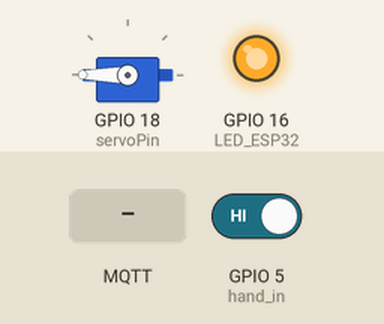
Recording of a sketch running on a simulated ESP8266 (Wemos D1 mini). On the bench: servo, output pins drawn as LEDs (lit = HIGH). Inputs (shaded band) come from the test bench; at power-on: GPIO 5 (hand_in) HIGH. WiFi joins after 1.5 s; servers stay silent unless stated; no MQTT or app messages arrive unless stated; what the sketch prints to the serial monitor is not drawn.

Above: at 2.7 s.
2.8 s: MQTT message "on" arrives on the first subscribed topic
4.3 s: MQTT message "1" arrives on the first subscribed topic
5.9 s: GPIO 5 (hand_in) driven LOW
At 6.7 s:
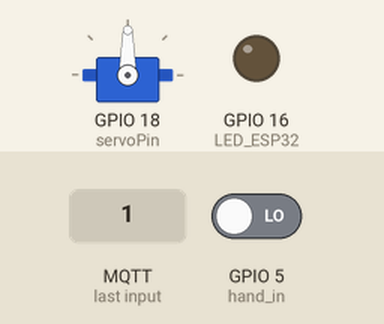
7.8 s: MQTT message "off" arrives on the first subscribed topic
Timing chart, 0 to 10.4 s (numbered marks = the images above; inputs shaded):
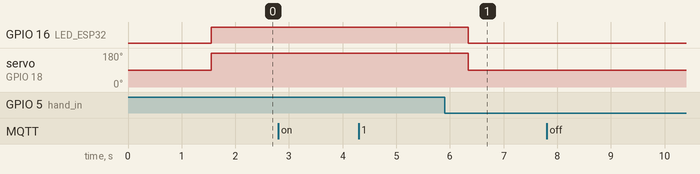

Measured:
- after the input at 2.8 s, every drawn part: stays the same
- after the input at 4.3 s, every drawn part: stays the same
- after the input at 5.9 s, GPIO 16 (LED_ESP32): HIGH → LOW after 0.44 s; servo on GPIO 18 (servoPin): 180° → 90° after 0.44 s
- after the input at 7.8 s, every drawn part: stays the same

The sketch:

ESP32WEMOS_V1_Servo_HAND2_JSON_IR_HEX_Rev.ino
```cpp
// (licence header left out)
#include "secrets.h"
#include <WiFiClientSecure.h>
#include <MQTTClient.h>
#include <ArduinoJson.h>
#include "WiFi.h"
#include <Servo.h>
#include <Arduino.h>
#include <IRremoteESP8266.h>
#include <IRsend.h>


#define hand_in 5
//#define IR_TRANSMITTER 13 //ini adalah file original
#define IR_TRANSMITTER 4 //ini adalah versi esp32wemos mini
#define SENDING_REPEATS 20

//static const int servoPin = 15; //ini adalah file original
static const int servoPin = 18; //ini adalah versi esp32wemos mini

Servo servo1;
IRsend irsend(IR_TRANSMITTER);

// The MQTT topics that this device should publish/subscribe
#define AWS_IOT_PUBLISH_TOPIC   "$aws/things/ESP32_Pertama/shadow/update"
//#define AWS_IOT_SUBSCRIBE_TOPIC "esp32/sub"
#define AWS_IOT_SUBSCRIBE_TOPIC "$aws/things/ESP32_Pertama/shadow/update/delta"

#define LED_ESP32 16

int msgReceived = 0;
String rcvdPayload;
char sndPayloadOff[512];
char sndPayloadOn[512];

bool sendMQTT_Report = false;

int counter = 0;
bool LED_STATE = false;
bool LED_Flag = false;
char start_HEX_TV[10] = "20DF10EF";
char start_HEX_AC[10] = "88C0051";
int TV_Brand = 1;
int AC_Brand = 1;

WiFiClientSecure net = WiFiClientSecure();
MQTTClient client = MQTTClient(256);

void connectAWS()
{
  WiFi.mode(WIFI_STA);
  WiFi.begin(WIFI_SSID, WIFI_PASSWORD);
  Serial.println("");
  Serial.println("###################### Starting Execution ########################");
  Serial.println("Connecting to Wi-Fi");

  while (WiFi.status() != WL_CONNECTED) {
    delay(500);
    Serial.print(".");
  }

  // Configure WiFiClientSecure to use the AWS IoT device credentials
  net.setCACert(AWS_CERT_CA);
  net.setCertificate(AWS_CERT_CRT);
  net.setPrivateKey(AWS_CERT_PRIVATE);

  // Connect to the MQTT broker on the AWS endpoint we defined earlier
  client.begin(AWS_IOT_ENDPOINT, 8883, net);

  // Create a message handler
  client.onMessage(messageHandler);

  Serial.println("Connecting to AWS IOT");

  while (!client.connect(THINGNAME)) {
    Serial.print(".");
    delay(100);
  }

  if (!client.connected()) {
    Serial.println("AWS IoT Timeout!");
    return;
  }

  // Subscribe to a topic
  client.subscribe(AWS_IOT_SUBSCRIBE_TOPIC);

  Serial.println("AWS IoT Connected!");
}

void messageHandler(String &topic, String &payload) {
  Serial.println("incoming: " + topic + " - " + payload);

  msgReceived = 1;
  rcvdPayload = payload;

  StaticJsonDocument<200> doc;
  deserializeJson(doc, payload);
  const char *sensor = doc["state"]["status"];
  Serial.print("AWS Says:");
  Serial.println(sensor);
}

void handToggle() {
  int hand = !digitalRead(hand_in);
  if (hand == 1) {
    counter++;
  }
  else if (hand == 0) {
    counter = 0;
    LED_Flag = false;
  }
  //  Serial.print(" Counter:");
  //  Serial.println(counter);
  if (counter >= 400 && LED_Flag == false) {
    LED_STATE = !LED_STATE;
    digitalWrite(2, LED_STATE);
    if (LED_STATE) {
      digitalWrite(LED_ESP32, LOW);
      servo1.write(90);
    }
    else {
      digitalWrite(LED_ESP32, HIGH);
      servo1.write(180);
    }
    LED_Flag = true;
  }
}

void setup() {
  Serial.begin(115200);
  irsend.begin();
  pinMode(LED_ESP32, OUTPUT);
  servo1.attach(servoPin, 2);
  pinMode(hand_in, INPUT);

  StaticJsonDocument<200> doc_payloadOn;
  StaticJsonDocument<200> doc_payloadOff;

  doc_payloadOn["state"]["reported"]["status"] = "on";
  doc_payloadOn["state"]["reported"]["status_TV"] = "on";
  doc_payloadOn["state"]["reported"]["status_AC"] = "on";
  serializeJson(doc_payloadOn, sndPayloadOn);

  doc_payloadOff["state"]["reported"]["status"] = "off";
  doc_payloadOff["state"]["reported"]["status_TV"] = "off";
  doc_payloadOff["state"]["reported"]["HEX_TV"] = start_HEX_TV;
  doc_payloadOff["state"]["reported"]["TV_Brand"] = TV_Brand;
  doc_payloadOff["state"]["reported"]["status_AC"] = "off";
  doc_payloadOff["state"]["reported"]["HEX_AC"] = start_HEX_AC;
  doc_payloadOff["state"]["reported"]["AC_Brand"] = AC_Brand;
  serializeJson(doc_payloadOff, sndPayloadOff);
  connectAWS();

  Serial.println("Setting ALL Status to Off");
  servo1.write(180);
  digitalWrite(LED_ESP32, HIGH);
  client.publish(AWS_IOT_PUBLISH_TOPIC, sndPayloadOff);

  Serial.println("##############################################");
}

void loop() {
  if (msgReceived == 1)
  {
    //      This code will run whenever a message is received on the SUBSCRIBE_TOPIC_NAME Topic
    delay(100);
    msgReceived = 0;
    Serial.print("Received Message:");
    Serial.println(rcvdPayload);
    StaticJsonDocument<1000> sensor_doc;
    DeserializationError error_sensor = deserializeJson(sensor_doc, rcvdPayload);
    const char *sensor = sensor_doc["state"]["status"];
    const char *status_TV = sensor_doc["state"]["status_TV"];
    const char *HEX_TV = sensor_doc["state"]["HEX_TV"];
    const char *status_AC = sensor_doc["state"]["status_AC"];
    const char *HEX_AC = sensor_doc["state"]["HEX_AC"];
    int TV_Brand = sensor_doc["state"]["TV_Brand"];
    int AC_Brand = sensor_doc["state"]["AC_Brand"];


    Serial.print("AWS Says:");
    Serial.println(sensor);

    char sndPayload[512];

    StaticJsonDocument<200> doc_payload;

    if (sensor != NULL) {
      doc_payload["state"]["reported"]["status"] = sensor_doc["state"]["status"];
      sendMQTT_Report = true;
      serializeJson(doc_payload, sndPayload);
      Serial.println("Yang akan dikirim :");
      Serial.println(sndPayload);
      if (strcmp(sensor, "on") == 0)
      {
        Serial.println("IF CONDITION");
        Serial.println("Turning Lamp On");
        digitalWrite(LED_ESP32, LOW);
        servo1.write(90);
        //        client.publish(AWS_IOT_PUBLISH_TOPIC, sndPayload);
      }
      else
      {
        Serial.println("ELSE CONDITION");
        Serial.println("Turning Lamp Off");
        digitalWrite(LED_ESP32, HIGH);
        servo1.write(180);
        //        client.publish(AWS_IOT_PUBLISH_TOPIC, sndPayload);
      }
    }
    if (status_TV != NULL) {
      doc_payload["state"]["reported"]["status_TV"] = sensor_doc["state"]["status_TV"];
      unsigned long code = strtoul(start_HEX_TV, NULL, 16);
      if (HEX_TV != NULL) {
        doc_payload["state"]["reported"]["HEX_TV"] = sensor_doc["state"]["HEX_TV"];
        unsigned long code = strtoul(HEX_TV, NULL, 16);
      }

      if (TV_Brand != NULL){
        doc_payload["state"]["reported"]["TV_Brand"] = sensor_doc["state"]["TV_Brand"];
      }
      else{
        TV_Brand = 1;
        doc_payload["state"]["reported"]["TV_Brand"] = TV_Brand;
      }

      if (TV_Brand == 1){
        irsend.sendNEC(code, 32);
      }
      else if (TV_Brand == 2){
        irsend.sendSony(code, 20);
      }
      sendMQTT_Report = true;
      serializeJson(doc_payload, sndPayload);
      Serial.println("Yang akan dikirim :");
      Serial.println(sndPayload);
      //      client.publish(AWS_IOT_PUBLISH_TOPIC, sndPayload);
    }
    if (status_AC != NULL) {
      doc_payload["state"]["reported"]["status_AC"] = sensor_doc["state"]["status_AC"];
      unsigned long codeAC = strtoul(start_HEX_AC, NULL, 16);
      if (HEX_AC != NULL) {
        doc_payload["state"]["reported"]["HEX_AC"] = sensor_doc["state"]["HEX_AC"];
        unsigned long codeAC = strtoul(HEX_AC, NULL, 16);
      }

      if (AC_Brand != NULL){
        doc_payload["state"]["reported"]["AC_Brand"] = sensor_doc["state"]["AC_Brand"];
      }
      else{
        AC_Brand = 1;
        doc_payload["state"]["reported"]["AC_Brand"] = AC_Brand;
      }

      if (AC_Brand == 1){
        irsend.sendLG2(codeAC, 28);
      }
      else if (AC_Brand == 2){
        irsend.sendSony(codeAC, 20);
      }
      sendMQTT_Report = true;
      serializeJson(doc_payload, sndPayload);
      Serial.println("Yang akan dikirim :");
      Serial.println(sndPayload);
      //      client.publish(AWS_IOT_PUBLISH_TOPIC, sndPayload);
    }
    if (sendMQTT_Report)client.publish(AWS_IOT_PUBLISH_TOPIC, sndPayload);
    sendMQTT_Report = false;
    Serial.print("-----MQTT SEND----");
    Serial.println("##############################################");
  }
  client.loop();
  handToggle();
}
```

secrets.h
```cpp
// (licence header left out)
#include <pgmspace.h>

#define SECRET
#define THINGNAME "ESP32_Pertama"

const char WIFI_SSID[] = "boom";
const char WIFI_PASSWORD[] = "yourpassword";
const char AWS_IOT_ENDPOINT[] = "a1r4i3aompbsvi-ats.iot.ap-southeast-1.amazonaws.com";

// Amazon Root CA 1
static const char AWS_CERT_CA[] PROGMEM = R"EOF(
-----BEGIN CERTIFICATE-----
MIIDQTCCAimgAwIBAgITBmyfz5m/jAo54vB4ikPmljZbyjANBgkqhkiG9w0BAQsF
xxxxxxxxxxxxxxxxxxxxxxxxxxxxxxxxxxxxxxxxxxxxxxxxxxxxxxxxxxxxxxxx
rqXRfboQnoZsG4q5WTP468SQvvG5
-----END CERTIFICATE-----
)EOF";

// Device Certificate
static const char AWS_CERT_CRT[] PROGMEM = R"KEY(
-----BEGIN CERTIFICATE-----
MIIDWTCCAkGgAwIBAgIUZ0vMxNNzPrAIJ9O2hbjlkxDRtaowDQYJKoZIhvcNAQEL
xxxxxxxxxxxxxxxxxxxxxxxxxxxxxxxxxxxxxxxxxxxxxxxxxxxxxxxxxxxxxxxx
lDRAecAwv+TaU93PzNiLhseiyzMLsAwRT5k3spSHeLTD97xNU0ENIPl5a7xG
-----END CERTIFICATE-----
)KEY";

// Device Private Key
static const char AWS_CERT_PRIVATE[] PROGMEM = R"KEY(
-----BEGIN RSA PRIVATE KEY-----
MIIEowIBAAKCAQEAm3he/Iat3REEqeSATGdPDCzJb2zyyrRWeVYer5haSkvKw2MX
xxxxxxxxxxxxxxxxxxxxxxxxxxxxxxxxxxxxxxxxxxxxxxxxxxxxxxxxxxxxxxxx
swW052WEcSy2q+JqDrG3pjktErtg7Va7oMa9kv5Oalq9xz4bfR90
-----END RSA PRIVATE KEY-----
)KEY";
```
